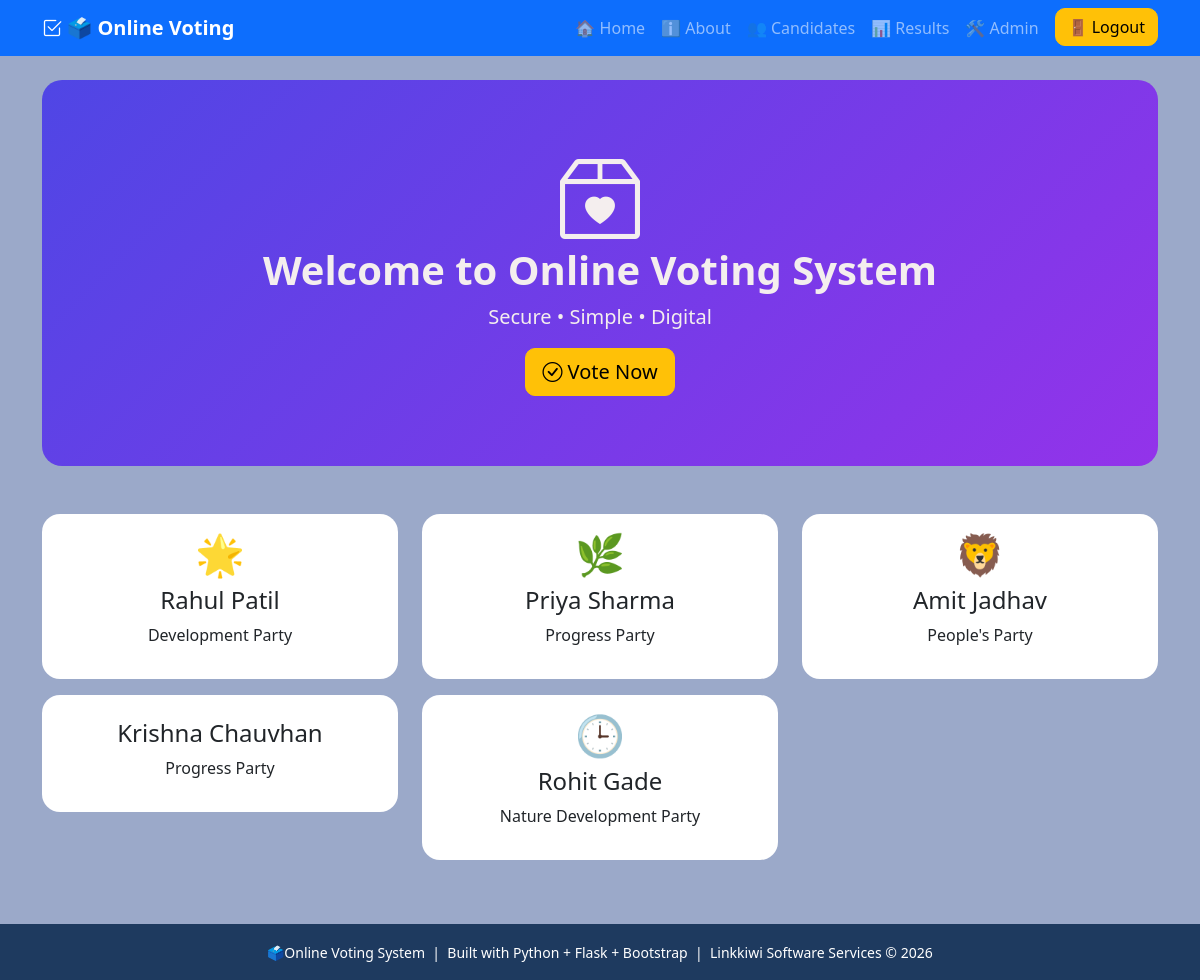
The page / (signed in) on the database its author committed.
### tables this page shows
CREATE TABLE candidates(
            id INTEGER PRIMARY KEY AUTOINCREMENT,
            name TEXT NOT NULL,
            party TEXT NOT NULL,
            symbol TEXT,
            votes INTEGER DEFAULT 0
        );

### app.py (the view)
@app.route("/")
def home():
    connection = get_db()
    candidates = connection.execute("SELECT * FROM candidates ORDER BY id").fetchall()
    connection.close()
    return render_template("index.html",candidates=candidates)

### app.py (called while the page is built)
def get_db():
    connection = sqlite3.connect(DATABASE)
    connection.row_factory = sqlite3.Row
    return connection

### templates/index.html (shortened to what this page needs)
{% extends "base.html" %}
{% block content %}
<div class="hero text-center">
    <i class="bi bi-box2-heart display-1"></i>
    <h1 class="fw-bold">
       Welcome to Online Voting System
    </h1>
    <p class="lead">
        Secure • Simple • Digital
    </p>
    {% if session.get("user_id") %}
    <a
        href="{{ url_for('candidates') }}"
        class="btn btn-warning btn-lg"
    >
        <i class="bi bi-check-circle"></i>
        Vote Now
    </a>
    {% endif %}
</div>
<div class="row mt-5">
{% for candidate in candidates %}
<div class="col-md-4 mb-3">
    <div class="card candidate-card">
        <div class="card-body text-center">
            <h1>
                {{ candidate.symbol }}
            </h1>
            <h4>
                {{ candidate.name }}
            </h4>
            <p>
                {{ candidate.party }}
            </p>
        </div>
    </div>
</div>
{% endfor %}
</div>
{% endblock %}

### Static/style.css (style rules this page uses)
body { background: #9ba9c9; }
.hero { padding: 70px 20px; color: rgb(244, 238, 238); border-radius: 20px; background: linear-gradient( 135deg, #4f46e5, #9333ea ); }
.candidate-card { border: none; border-radius: 18px; transition: 0.3s; }
.btn { border-radius: 10px; }
.card { border-radius: 18px; }

### rows shown on the page
candidates: symbol "🌟", name "Rahul Patil", party "Development Party"
candidates: symbol "🌿", name "Priya Sharma", party "Progress Party"
candidates: symbol "🦁", name "Amit Jadhav", party "People's Party"
candidates: name "Krishna Chauvhan", party "Progress Party"
candidates: symbol "🕒", name "Rohit Gade", party "Nature Development Party"
